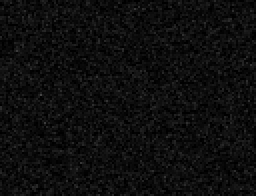
%> input picture TRABALHO_1/Exemplos/Ex10/image_TP1_2023_3.png, 128 x 98 px, shrunk from 655 x 503 before the run (shown 2 times larger)
$ octave tester_6.m   (GNU Octave 9; MATLAB toolbox functions it lacks are replaced by stand-ins)
%> lines starting %> are read from the running program, lines starting %| are printed output that depends on the picture
clear all
close all
clc

%enunciado -
%EX1 - 4,     9,     3,     5 -> 42
%EX2 - 6,     7,     1,     9 -> 3
%EX3 - 6,     7,     5,     9 -> 44
%EX4 - 6,     3,     5,     9 -> 20
%EX5 - 7,     5,     1,    11 -> 5
%EX6 - 6,     3,     5,     9 -> 11
%EX7 - 5,     7,     3,     7 -> 227
%EX8 - 7,     9,     3,    11 -> 236
%EX9 - 5,     3,     3,     7 -> 29
%EX10 - 6,     5,     5,     9 -> 184

result_1 = q6(4,     9,     3,     5);
%> in q6, `img(1:p1-1,:)=0`: img: size 98x128 double; min 0, max 0.275, mean 0.0524
%> in q6, `img(end-p1+2:end,:)=0`: img: size 98x128 double; min 0, max 0.275, mean 0.0508
%> in q6, `img(:,1:p1-1)=0`: img: size 98x128 double; min 0, max 0.275, mean 0.0495
%> in q6, `img(:,end-p1+2:end)=0`: img: size 98x128 double; min 0, max 0.275, mean 0.0485
%> after the loop in q6, `while true`:
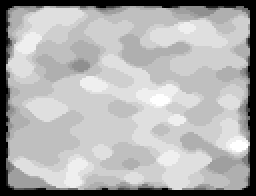
%> img: size 98x128 double (shown 2 times larger); min 0, max 0.0627, mean 0.0432; drawn with min black and max white
%> after the loop in q6, `while true`: result = 51
%> result_1 = 51
result_2 = q6(6,     7,     1,     9);
%> in q6 (call 2), `img(1:p1-1,:)=0`: img: size 98x128 double; min 0, max 0.275, mean 0.0513
%> in q6 (call 2), `img(end-p1+2:end,:)=0`: img: size 98x128 double; min 0, max 0.275, mean 0.0485; mean of the top-left, top-right, bottom-left and bottom-right quarters 0.0488, 0.0481, 0.0485, 0.0485
%> in q6 (call 2), `img(:,1:p1-1)=0`: img: size 98x128 double; min 0, max 0.275, mean 0.0466
%> in q6 (call 2), `img(:,end-p1+2:end)=0`: img: size 98x128 double; min 0, max 0.275, mean 0.0448
%> result_2 = 5
result_3 = q6(6,     7,     5,     9);
%> call 3 of q6, with p1 = 6, p2 = 7, p3 = 5, p4 = 9
%> after the loop in q6 (call 3), `while true`:
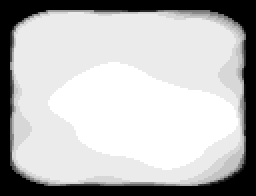
%> img: size 98x128 double (shown 2 times larger); min 0, max 0.051, mean 0.0372; drawn with min black and max white
%> after the loop in q6 (call 3), `while true`: result = 93
%> result_3 = 93
result_4 = q6(6,     3,     5,     9);
%> result_4 = 93
result_5 = q6(7,     5,     1,    11);
%> in q6 (call 5), `img(1:p1-1,:)=0`: img: size 98x128 double; min 0, max 0.275, mean 0.0508; mean of the top-left, top-right, bottom-left and bottom-right quarters 0.0477, 0.047, 0.0544, 0.054
%> in q6 (call 5), `img(end-p1+2:end,:)=0`: img: size 98x128 double; min 0, max 0.275, mean 0.0474
%> in q6 (call 5), `img(:,1:p1-1)=0`: img: size 98x128 double; min 0, max 0.275, mean 0.0452
%> in q6 (call 5), `img(:,end-p1+2:end)=0`: img: size 98x128 double; min 0, max 0.275, mean 0.043
%> result_5 = 5
result_6 = q6(6,     3,     5,     9);
%> result_6 = 93
result_7 = q6(5,     7,     3,     7);
%> call 7 of q6, with p1 = 5, p2 = 7, p3 = 3, p4 = 7
%> in q6 (call 7), `img(1:p1-1,:)=0`: img: size 98x128 double; min 0, max 0.275, mean 0.0519
%> in q6 (call 7), `img(end-p1+2:end,:)=0`: img: size 98x128 double; min 0, max 0.275, mean 0.0496
%> in q6 (call 7), `img(:,1:p1-1)=0`: img: size 98x128 double; min 0, max 0.275, mean 0.0481
%> in q6 (call 7), `img(:,end-p1+2:end)=0`:
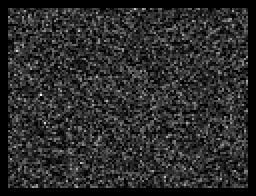
%> img: size 98x128 double (shown 2 times larger); min 0, max 0.275, mean 0.0467; drawn with min black and max white
%> in q6 (call 7), `isolated_points = filter2(filter,img);`:
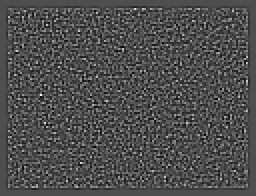
%> isolated_points: size 98x128 double (shown 2 times larger); min -0.722, max 1.63, mean 7.08e-20; drawn with min black and max white
%> after the loop in q6 (call 7), `while true`:
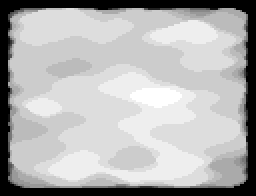
%> img: size 98x128 double (shown 2 times larger); min 0, max 0.0588, mean 0.041; drawn with min black and max white
%> after the loop in q6 (call 7), `while true`: result = 83
%> result_7 = 83
result_8 = q6(7,     9,     3,    11);
%> call 8 of q6, with p1 = 7, p2 = 9, p3 = 3, p4 = 11
%> the loop in q6 (call 8), `while true` made 180 passes
%> pass 1, in q6 (call 8), `img_new=medfilt2(img,[p3,p4]);`:
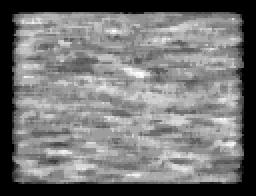
%> img_new: size 98x128 double (shown 2 times larger); min 0, max 0.0824, mean 0.0384; drawn with min black and max white
%> after the loop in q6 (call 8), `while true`:
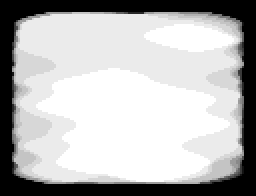
%> img: size 98x128 double (shown 2 times larger); min 0, max 0.051, mean 0.0363; drawn with min black and max white
%> after the loop in q6 (call 8), `while true`: result = 180
%> result_8 = 180
result_9 = q6(5,     3,     3,     7);
%> result_9 = 83
result_10 = q6(6,     5,     5,     9);
%> result_10 = 93

function result = q6(p1,p2,p3,p4)
%p1=5; p2 =3; p3 = 5;p4=7;
img = im2double(imread("Exemplos\Ex10\image_TP1_2023_3.png"));
[lins,cols] = size(img);

img(1:p1-1,:)=0;img(end-p1+2:end,:)=0;
img(:,1:p1-1)=0;img(:,end-p1+2:end)=0;
%para por os limites como e pedido no enunciado para serem sempre postas a
%0

filter = [-1 -1 -1;-1 8 -1;-1 -1 -1];
isolated_points = filter2(filter,img); % os que forem 8 sao brancos isolados;
% e os que forem -8 sao isolados pretos

for line=p1:(lins-p1+2) %so vale a pena comecar a analisar a partir dos pontos que podem ser isolados
    for col=p1:(cols-p1+2)
        if isolated_points(line,col)==8 || isolated_points(line,col)==-8
            limit = floor(p2/2); % para se ter a distancia de onde vai comecar
            %para que nao se excedam os limites do array pode-se fazer esta
            %conta, seria talvez mais eficiente fazer um padding a imagem e
            %assim analisava-se sempre dentro e seriam escusados os 4 if a
            %cada iteração
            if line-limit < 1
               limit_1 = 1;
            else
               limit_1 = line-limit;
            end
            if line+limit > lins
               limit_2 = lins;
            else
               limit_2 = line+limit;
            end
            if col-limit < 1
               limit_3 = 1;
            else
               limit_3 = col-limit;
            end
            if col+limit > cols
               limit_4 = cols;
            else
               limit_4 = col+limit;
            end

            img(limit_1:limit_2,limit_3:limit_4) = 1; % fazer a regiao a 1s
        end
    end
end

result = 1; %faz-se sempre pelo menos uma vez
%figure
while true
    img_new=medfilt2(img,[p3,p4]);
    if img_new == img % se a imagem agora for igual a anterior e porque se pode parar
        break
    else
        result = result+1; % e preciso fazer mais uma vez e a imagem obtida agora passa a ser a da proxima
        img = img_new;
    end
    %imshow(img)
    %pause(0.01)
end

end
